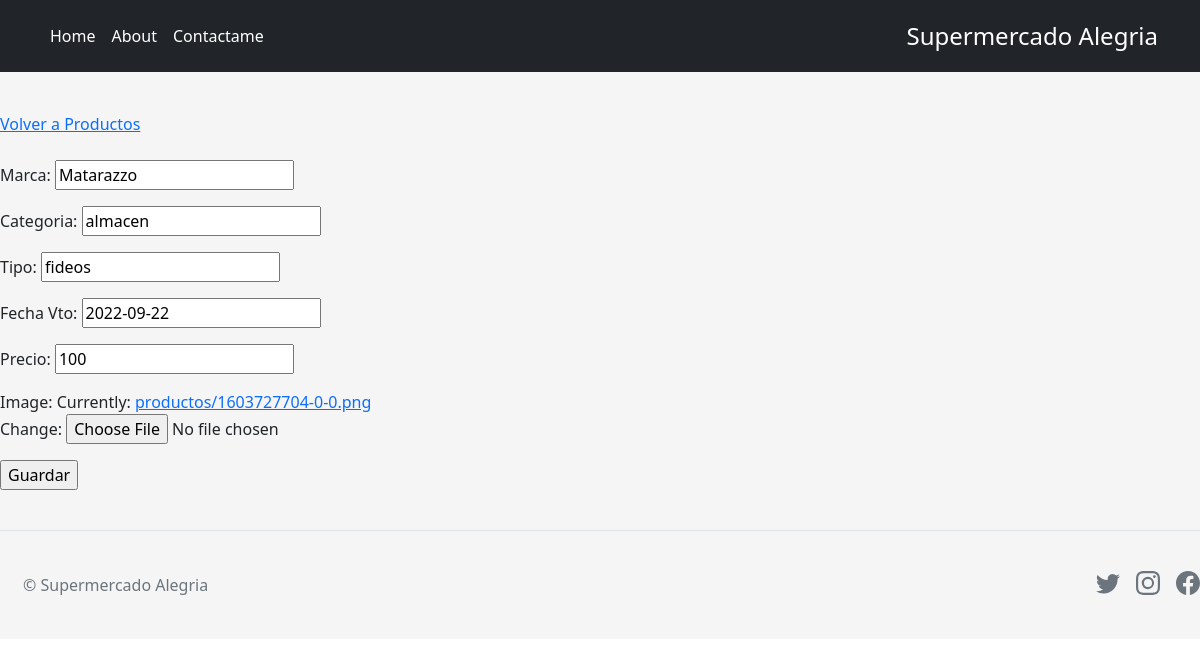
/producto/4/editar (signed in), run on the app's committed database.
### AppFinal/models.py (models this page shows, shortened)
class Productos(models.Model):
    marca= models.CharField(max_length=40)
    categoria= models.CharField(max_length=40)
    tipo= models.CharField(max_length=40)
    fecha_Vto = models.DateField()
    precio= models.IntegerField()
    image = models.ImageField(upload_to="productos", null=True)

### AppFinal/views.py (the view)
# urls.py: path('producto/<pk>/editar', editarProducto.as_view(), name ="producto-update" ),
class editarProducto(LoginRequiredMixin, BaseView, UpdateView):
    model = Productos
    fields = ['marca','categoria', 'tipo', 'fecha_Vto', 'precio', 'image']
    template_name = 'Productos/editar_productos.html'
    success_url = reverse_lazy('panel-page')

### AppFinal/views.py (called while the page is built)
     def get_context_data(self, **kwargs):
        context = super().get_context_data(**kwargs)
        context['Productos'] = Productos.objects.order_by('categoria')
        return context

### AppFinal/templates/Productos/editar_productos.html (shortened to what this page needs)
{% extends "principal/base.html" %}
{% block main %}
<a href="{% url 'panel-page' %}"> Volver a Productos </a> <br></br>
<form method="post">
    {{ form.as_p }}
    <input type="submit" value="Guardar">
</form>
{% endblock %}

### AppFinal/templates/principal/base.html (style rules this page uses)
body { height: 100%; }

### data on the page
Productos: marca "Matarazzo", categoria "almacen", tipo "fideos", fecha_Vto "2022-09-22", precio "100"
